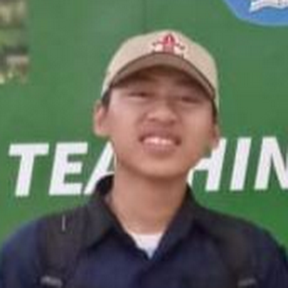
#> input picture FaceDetection/nuurr.png, 288 x 288 px
$ python FaceDetection_image.py
#> lines starting #> are read from the running program, lines starting #| are printed output that depends on the picture; after the words box and inside, x2 and y2 are one past the last pixel; in counts of white or black regions, pixels touching at a corner belong together
import cv2

def deteksi_wajah(foto_path):
    # Membaca gambar dari file
#> called with foto_path = 'nuurr.png'
    foto = cv2.imread(foto_path)
#> foto is the input picture: shape (288, 288, 3); mean B, G, R 94.7, 111, 102.1

    # Mengonversi gambar menjadi skala abu-abu (grayscale)
    foto_abu = cv2.cvtColor(foto, cv2.COLOR_BGR2GRAY)
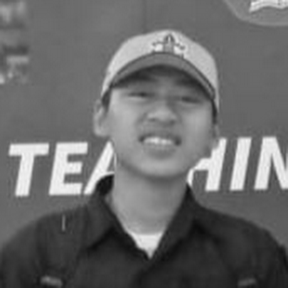
#> foto_abu: shape (288, 288); min 11, max 248, mean 106.5

    # Menggunakan klasifikasi wajah pre-trained dari OpenCV
    klasifikasi_wajah = cv2.CascadeClassifier(cv2.data.haarcascades + 'haarcascade_frontalface_default.xml')

    # Mendeteksi wajah dalam gambar
    wajah = klasifikasi_wajah.detectMultiScale(foto_abu, scaleFactor=1.1, minNeighbors=5)
#> wajah = [[99, 44, 127, 127]]

    # Menggambar kotak pembatas di sekitar wajah yang terdeteksi
    for (x, y, w, h) in wajah:
        cv2.rectangle(foto, (x, y), (x+w, y+h), (0, 255, 0), 2)
#> this loop made 1 pass
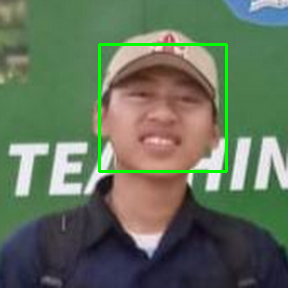
#> foto: shape (288, 288, 3); 1.83% of pixels changed, all inside (x1, y1, x2, y2) = (98, 43, 228, 173)

    # Menampilkan gambar dengan kotak pembatas wajah
    cv2.imshow('Deteksi Wajah', foto)
    cv2.waitKey(0)
    cv2.destroyAllWindows()

# Ganti 'nama_foto.jpg' dengan nama file foto yang ingin Anda gunakan
deteksi_wajah('nuurr.png')
